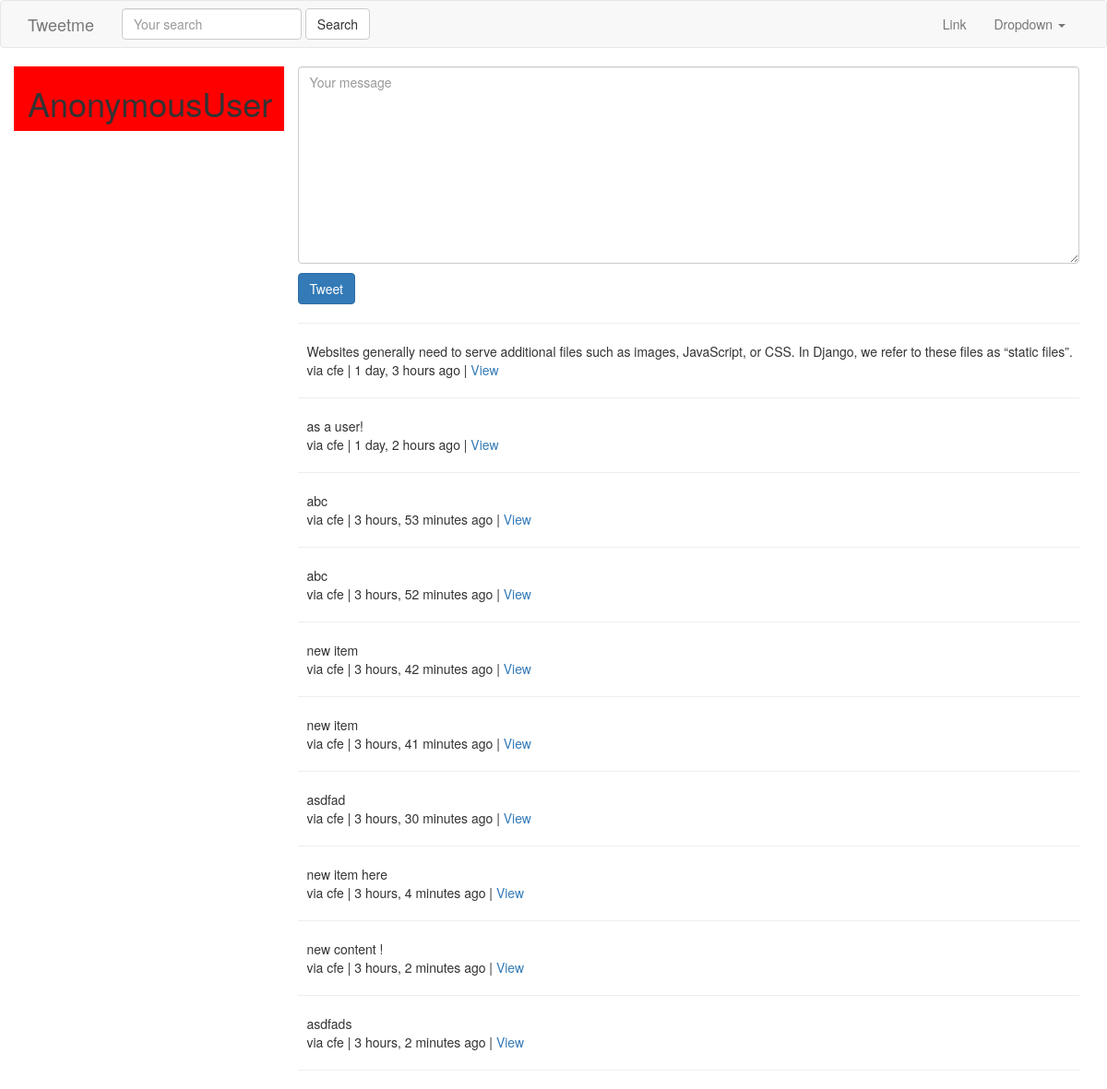
Before: / with the older database file.
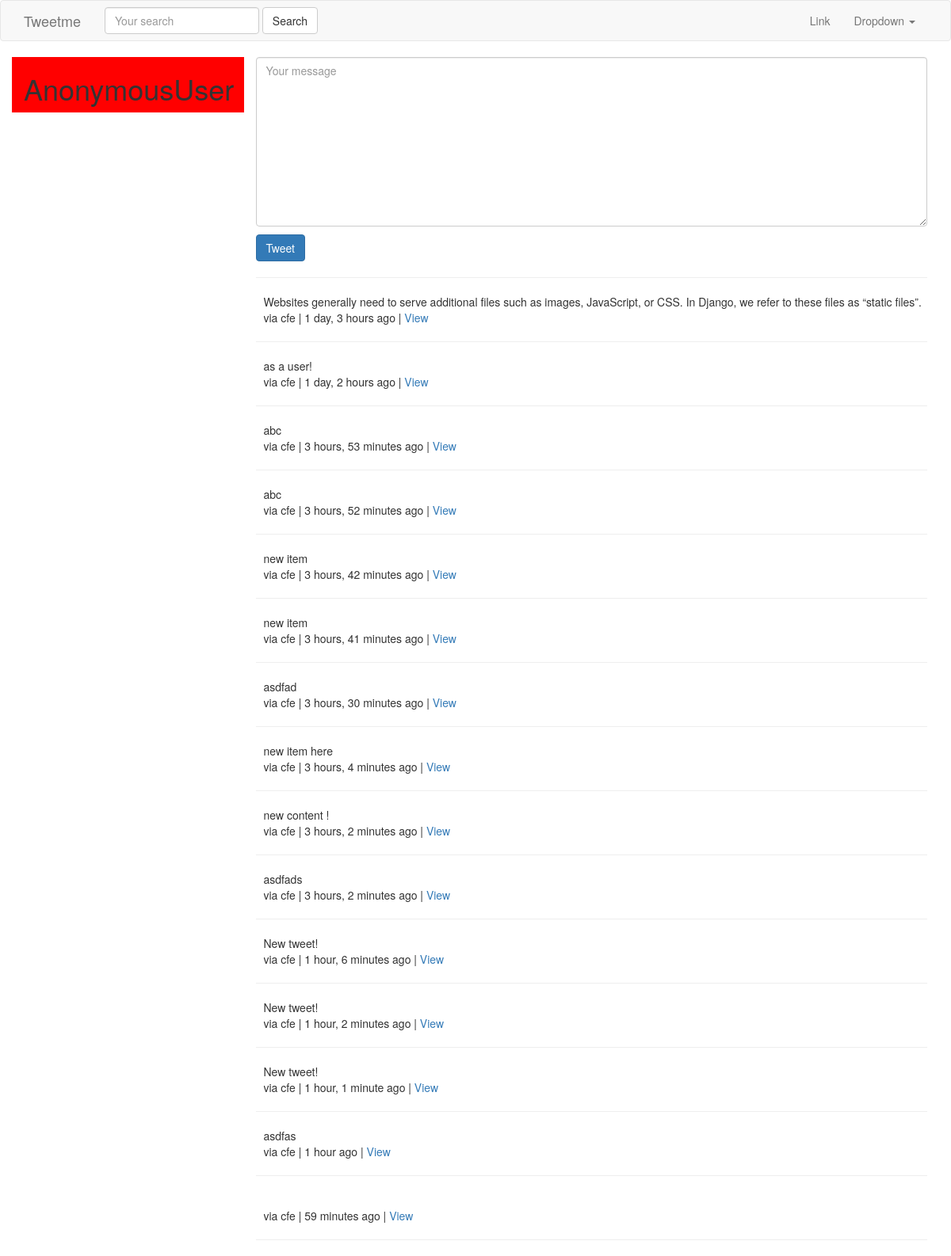
After: the same page with the newer database file.
### tweets/models.py (models this page shows, shortened)
class Tweet(models.Model):
    user        = models.ForeignKey(settings.AUTH_USER_MODEL)
    content     = models.CharField(max_length=140, validators=[validate_content])
    updated     = models.DateTimeField(auto_now=True)
    timestamp   = models.DateTimeField(auto_now_add=True)
    def get_absolute_url(self):
        return reverse("tweet:detail", kwargs={"pk":self.pk})

### tweets/views.py (the view)
# urls.py: url(r'^$', TweetListView.as_view(), name='home'), #/
class TweetListView(ListView):
    def get_queryset(self, *args, **kwargs):
        qs = Tweet.objects.all()
        print(self.request.GET)
        query = self.request.GET.get("q", None)
        if query is not None:
            qs = qs.filter(
                    Q(content__icontains=query) |
                    Q(user__username__icontains=query)
                    )
        return qs
    def get_context_data(self, *args, **kwargs):
        context = super(TweetListView, self).get_context_data(*args, **kwargs)
        context['create_form'] = TweetModelForm()
        context['create_url'] = reverse_lazy("tweet:create")
        return context

### tweets/forms.py (shortened to what this page needs)
class TweetModelForm(forms.ModelForm):
    content = forms.CharField(label='',
                widget=forms.Textarea(
                        attrs={'placeholder': "Your message",
                            "class": "form-control"}
                    ))
    class Meta:
        model = Tweet
        fields = [
            "content"
        ]

### tweets/templates/tweets/tweet_list.html (shortened to what this page needs)
{% extends "base.html" %}
{% block content %}
    <div class='row'>
        <div class='col-sm-3 col-xs-12' style='background-color:red;'>
        <h1>{{ request.user }}</h1>
        </div>
        <div class='col-sm-9 '>
             {% if not request.GET.q %}
                <div class=''>
                    {% include "tweets/form.html" with form=create_form action_url=create_url btn_title='Tweet' %}
                </div>
                <hr/>
            {% endif %}
        {% for object in object_list %}
            <div class="media">
                  <div class="media-left">
                  </div>
                  <div class="media-body">
                    {{ object.content }}<br/>
                    via {{ object.user }} | {{ object.timestamp|timesince }} ago | <a href='{{ object.get_absolute_url }}'>View</a>
                  </div>
            </div>
            <hr/>
        {% empty %}
            {% if request.GET.q %}
             <p>No tweets found.</p>
            {% else %}
            <p>No tweets yet.</p>
            {% endif %}
        {% endfor %}
        </div>
    </div>
{% endblock content %}

Changed rows visible on the page:
added Tweet: content "New tweet!", user "cfe", timestamp "1 hour, 6 minutes"
added Tweet: content "New tweet!", user "cfe", timestamp "1 hour, 2 minutes"
added Tweet: content "New tweet!", user "cfe", timestamp "1 hour, 1 minute"
added Tweet: content "asdfas", user "cfe", timestamp "1 hour"
added Tweet: user "cfe", timestamp "59 minutes"
